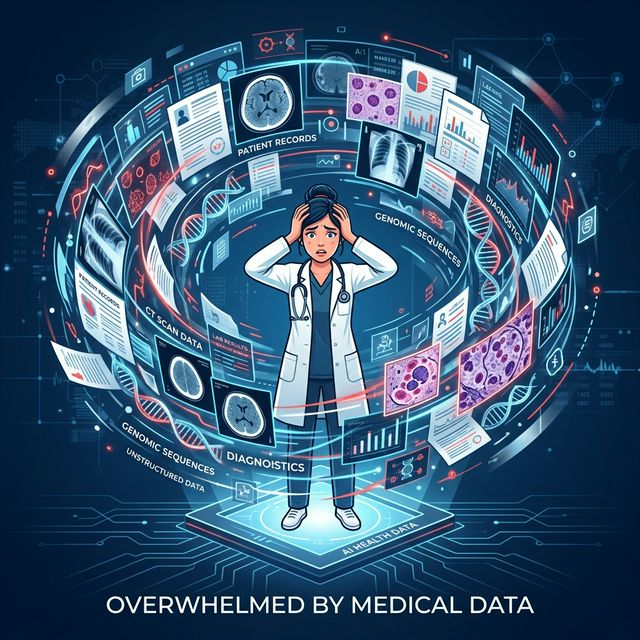
#> input picture CDS/pitch_images/1/samd_concept_01_unmet_need_1773833474112.png, 640 x 640 px
$ python -i image_enhancer.py   (imports and definitions only)
#> lines starting #> are read from the running program, lines starting #| are printed output that depends on the picture
#> further down, picture is the input picture: shape (640, 640, 3); mean B, G, R 114.1, 86, 53.2
"""
Advanced Image Enhancement Module
Provides upscaling and CLAHE preprocessing for cell images
"""

import cv2
import numpy as np
from typing import Tuple, Optional
from pathlib import Path


class ImageEnhancer:
    """Image enhancement utilities for preprocessing"""

    def __init__(self):
        pass

    # [37 lines left out: function upscale_image, not called in this run]

    def apply_clahe(
        self,
        image: np.ndarray,
        clip_limit: float = 2.0,
        tile_grid_size: Tuple[int, int] = (8, 8)
    ) -> np.ndarray:
        """
        Apply CLAHE (Contrast Limited Adaptive Histogram Equalization)

        Args:
            image: Input image
            clip_limit: Threshold for contrast limiting (1.0-4.0)
            tile_grid_size: Size of grid for histogram equalization

        Returns:
            CLAHE-processed image
        """
#> called with clip_limit = 2, tile_grid_size = (8, 8)
        # Convert to grayscale if needed
        if len(image.shape) == 3:
            # For color images, apply to each channel
            lab = cv2.cvtColor(image, cv2.COLOR_BGR2LAB)
#> lab: shape (640, 640, 3); mean of channels 0, 1, 2 87, 127.6, 108.1
            l, a, b = cv2.split(lab)
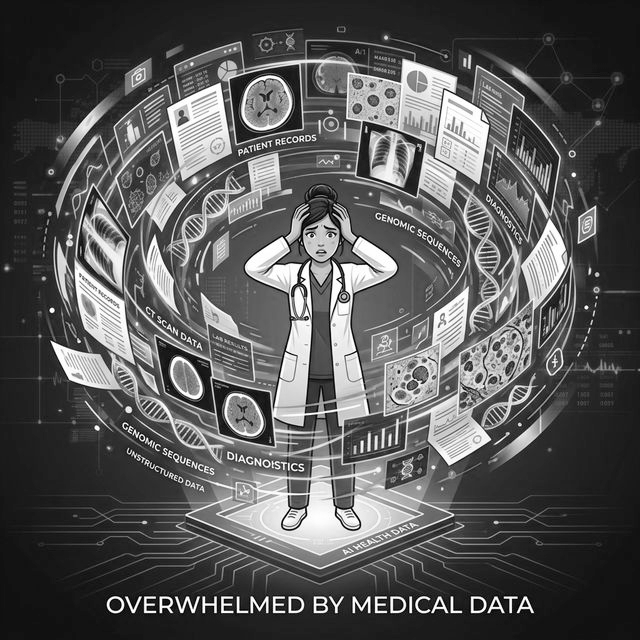
#> l: shape (640, 640); min 0, max 255, mean 87
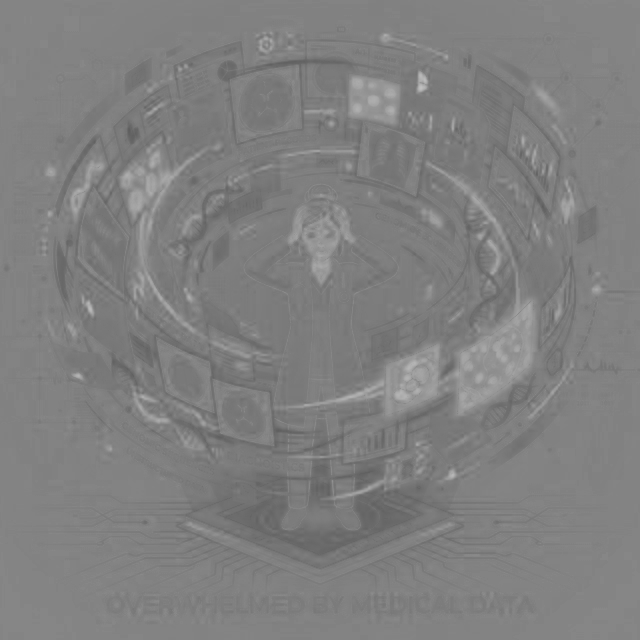
#> a: shape (640, 640); min 93, max 192, mean 127.6
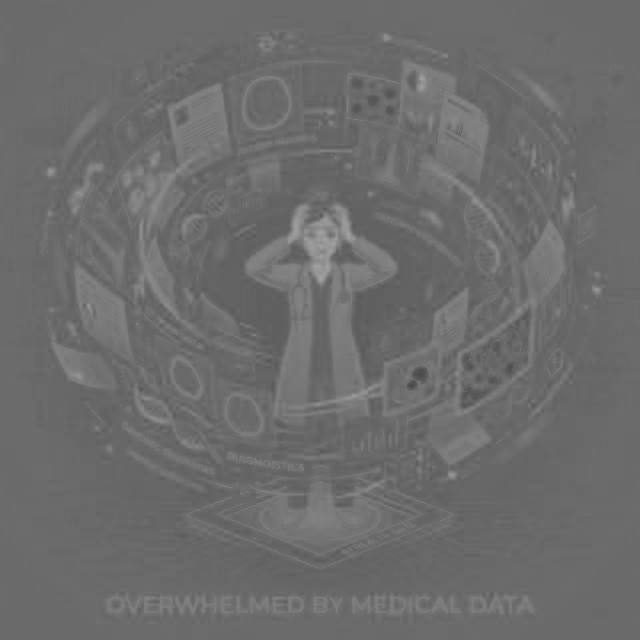
#> b: shape (640, 640); min 71, max 163, mean 108.1

            # Apply CLAHE to L channel
            clahe = cv2.createCLAHE(clipLimit=clip_limit, tileGridSize=tile_grid_size)
            l_clahe = clahe.apply(l)
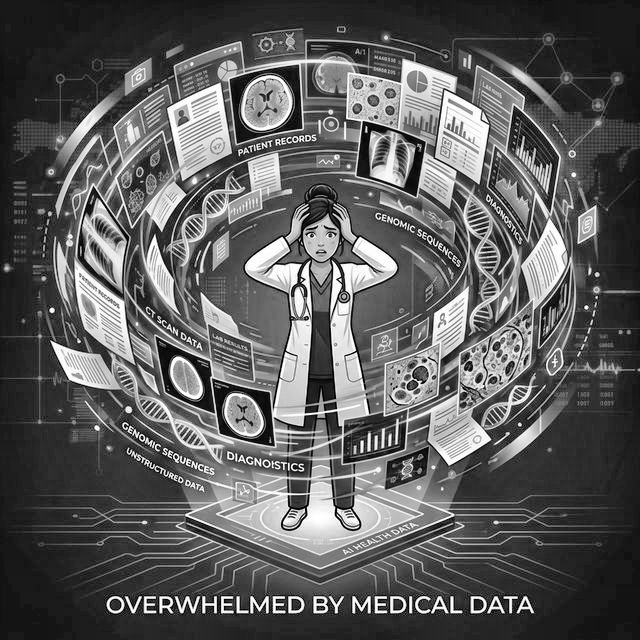
#> l_clahe: shape (640, 640); min 0, max 255, mean 92.2

            # Merge channels
            lab_clahe = cv2.merge([l_clahe, a, b])
#> lab_clahe: shape (640, 640, 3); mean of channels 0, 1, 2 92.2, 127.6, 108.1
            enhanced = cv2.cvtColor(lab_clahe, cv2.COLOR_LAB2BGR)
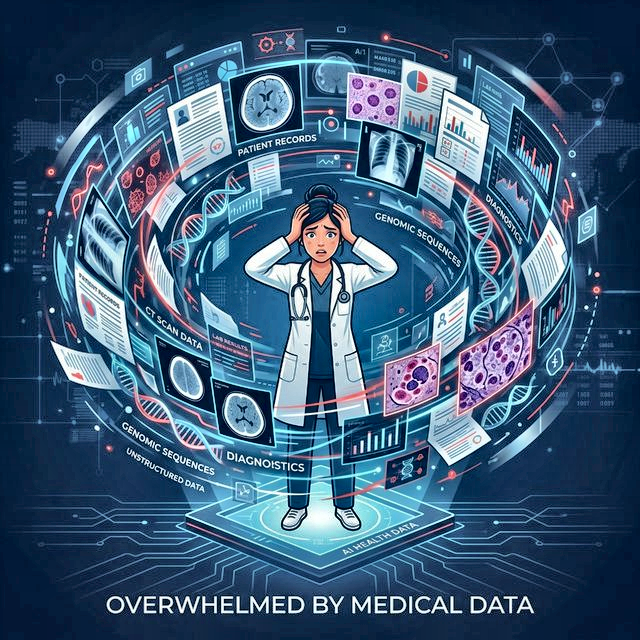
#> enhanced: shape (640, 640, 3); mean B, G, R 119.1, 90.7, 59.6
        else:
            # For grayscale images
            clahe = cv2.createCLAHE(clipLimit=clip_limit, tileGridSize=tile_grid_size)
            enhanced = clahe.apply(image)

        return enhanced

    # [106 lines left out: functions denoise_image, preprocess_pipeline, get_comparison_images, not called in this run]

>>> import cv2
>>> picture = cv2.imread('../../CDS/pitch_images/1/samd_concept_01_unmet_need_1773833474112.png')
>>> result = ImageEnhancer().apply_clahe(picture)

$ run again, on CDS/pitch_images/1/samd_concept_02_adds_solution_1773833504488.png
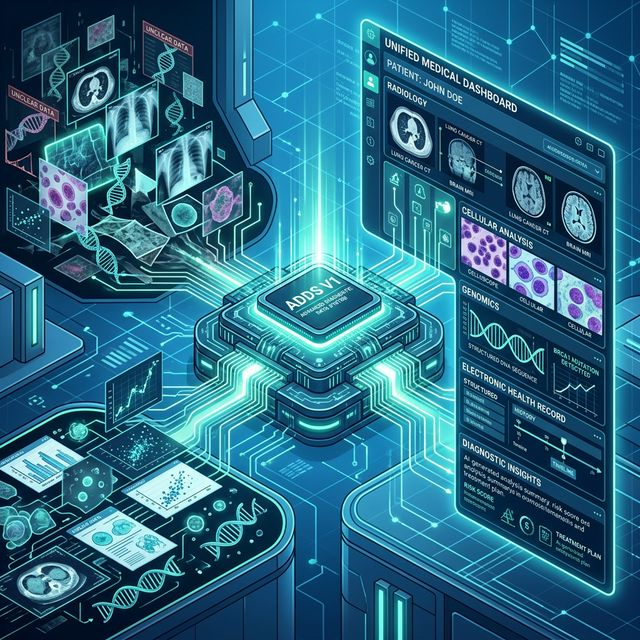
#> input picture CDS/pitch_images/1/samd_concept_02_adds_solution_1773833504488.png, 640 x 640 px
#> picture is the input picture: shape (640, 640, 3); mean B, G, R 133.3, 107.1, 42.5
#> lab: shape (640, 640, 3); mean of channels 0, 1, 2 105.7, 118.5, 107.5
#> in apply_clahe, `l_clahe = clahe.apply(l)`:
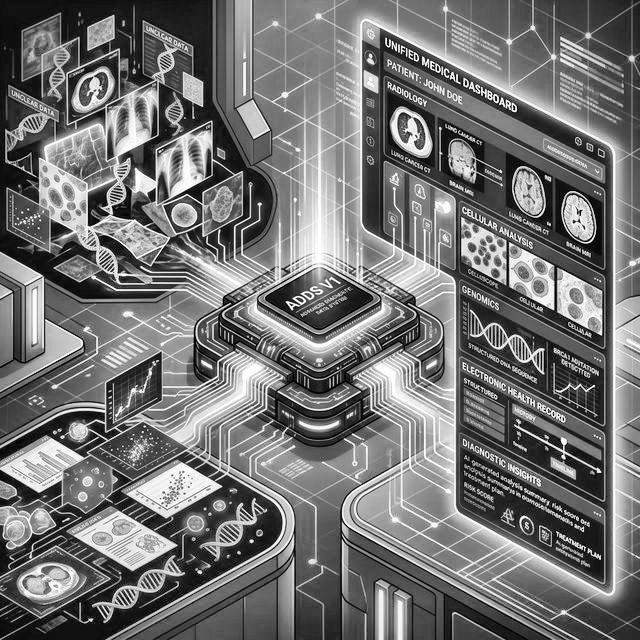
#> l_clahe: shape (640, 640); min 0, max 255, mean 115.3
#> lab_clahe: shape (640, 640, 3); mean of channels 0, 1, 2 115.3, 118.5, 107.5
#> in apply_clahe, `enhanced = cv2.cvtColor(lab_clahe, cv2.COLOR_LAB2BGR)`:
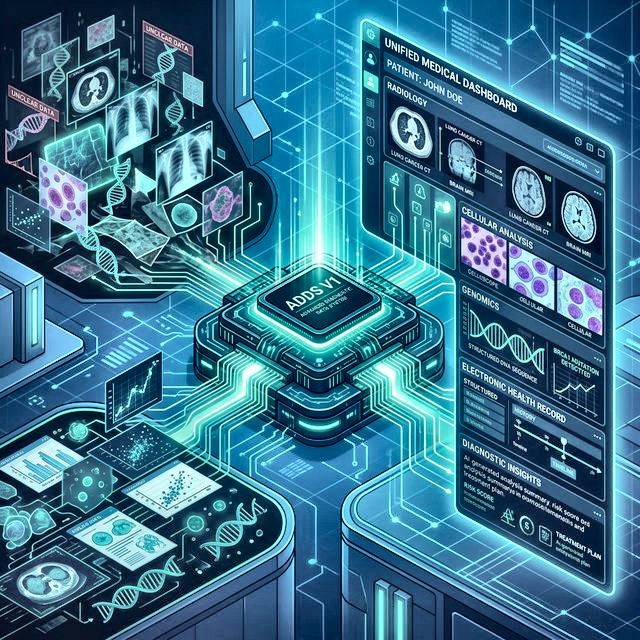
#> enhanced: shape (640, 640, 3); mean B, G, R 143.1, 116.8, 55.7
